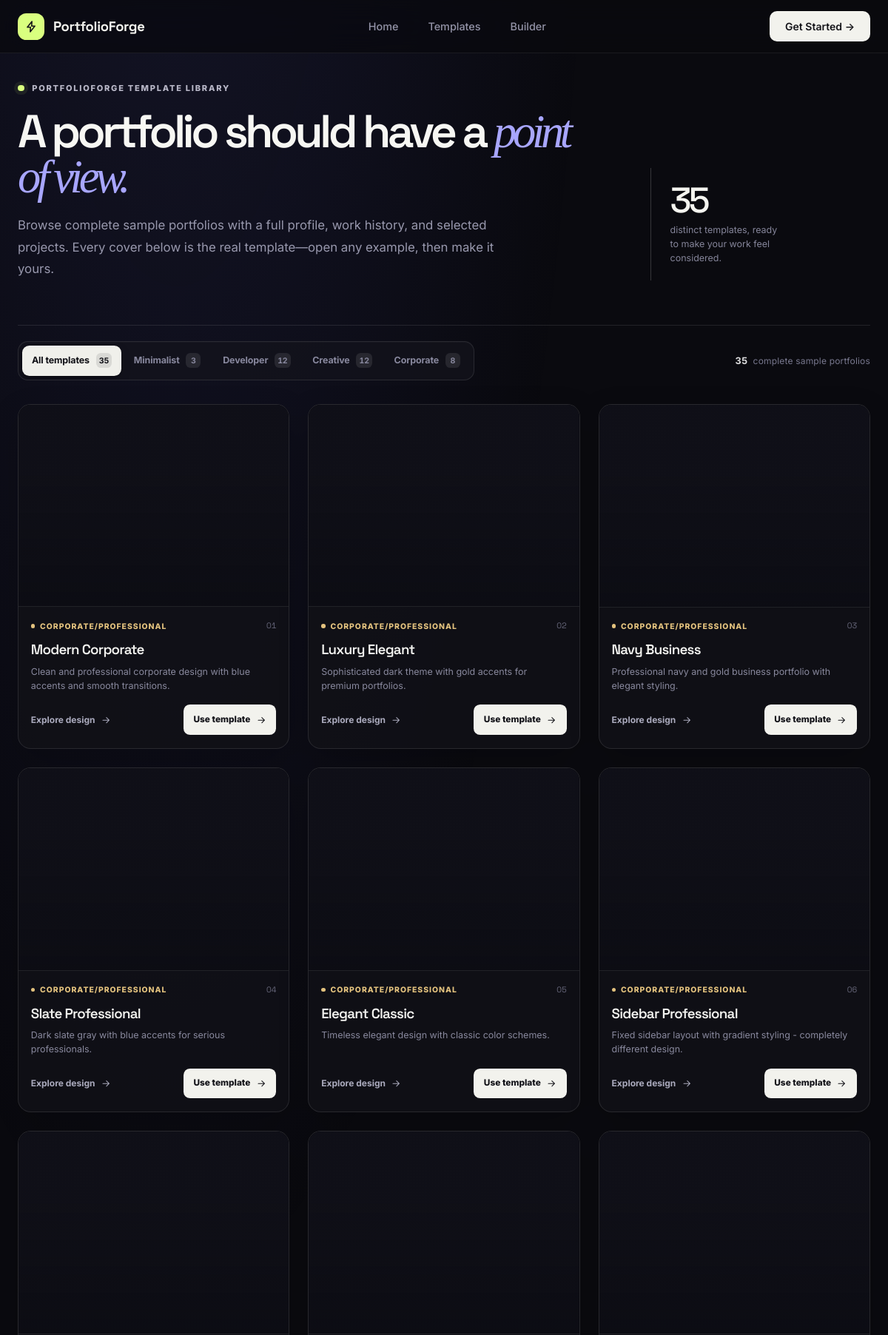
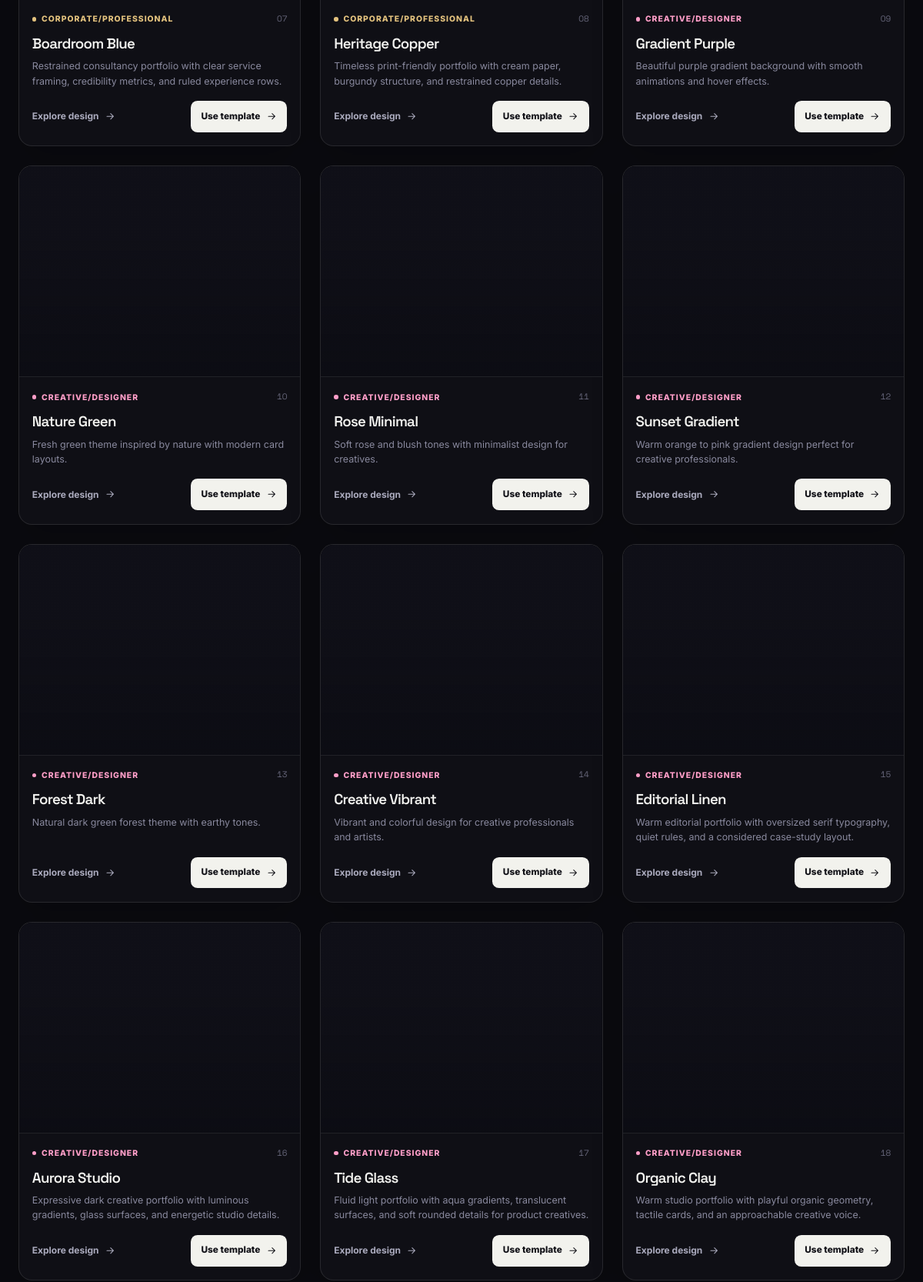
Page /gallery/ (upper part) on the committed database (2 pictures, top to bottom).
### portfolio/models.py (models this page shows, shortened)
class PortfolioTemplate(models.Model):
    CATEGORY_CHOICES = [
        ('minimalist', 'Minimalist'),
        ('developer', 'Developer-Focused'),
        ('creative', 'Creative/Designer'),
        ('corporate', 'Corporate/Professional'),
        ('latest', 'Latest'),
    ]
    name = models.CharField(max_length=100, unique=True)
    slug = models.SlugField(unique=True)
    description = models.TextField()
    category = models.CharField(max_length=20, choices=CATEGORY_CHOICES)
    color_scheme = models.CharField(max_length=50, default='blue')
    template_file = models.CharField(max_length=200)  # Path to template HTML
    preview_image = models.CharField(max_length=200, null=True, blank=True)
    is_active = models.BooleanField(default=True)
    created_at = models.DateTimeField(auto_now_add=True)
    order = models.IntegerField(default=0)
    class Meta:
        ordering = ['order', 'name']

### portfolio/views.py (the view)
# urls.py: path('gallery/', views.gallery, name='gallery'),
def gallery(request):
    templates = PortfolioTemplate.objects.filter(is_active=True).order_by('category', 'order', 'name')
    active_qs = PortfolioTemplate.objects.filter(is_active=True)
    category_counts = {
        'all':        active_qs.count(),
        'minimalist': active_qs.filter(category='minimalist').count(),
        'developer':  active_qs.filter(category='developer').count(),
        'creative':   active_qs.filter(category='creative').count(),
        'corporate':  active_qs.filter(category='corporate').count(),
    }
    return render(request, 'portfolio_gallery.html', {
        'templates': templates,
        'category_counts': category_counts,
    })

### templates/portfolio_gallery.html (shortened to what this page needs)
{% extends 'base.html' %}
{% block content %}
<main class="gallery-page" aria-labelledby="gallery-title">
    <header class="gallery-hero">
        <div>
            <p class="gallery-eyebrow">PortfolioForge template library</p>
            <h1 class="gallery-title" id="gallery-title">A portfolio should have a <em>point of view.</em></h1>
            <p class="gallery-intro">
                Browse complete sample portfolios with a full profile, work history, and selected projects. Every cover below is the real template—open any example, then make it yours.
            </p>
        </div>
        <div class="gallery-proof" aria-label="{{ category_counts.all }} live portfolio templates">
            <strong>{{ category_counts.all }}</strong>
            <span>distinct templates, ready to make your work feel considered.</span>
        </div>
    </header>
    <section class="gallery-toolbar" aria-label="Template controls">
        <div class="filter-nav" role="group" aria-label="Filter templates by category">
            <button class="filter-btn active" type="button" data-category="all" aria-pressed="true">
                All templates <span class="filter-count">{{ category_counts.all }}</span>
            </button>
            <button class="filter-btn" type="button" data-category="minimalist" aria-pressed="false">
                Minimalist <span class="filter-count">{{ category_counts.minimalist }}</span>
            </button>
            <button class="filter-btn" type="button" data-category="developer" aria-pressed="false">
                Developer <span class="filter-count">{{ category_counts.developer }}</span>
            </button>
            <button class="filter-btn" type="button" data-category="creative" aria-pressed="false">
                Creative <span class="filter-count">{{ category_counts.creative }}</span>
            </button>
            <button class="filter-btn" type="button" data-category="corporate" aria-pressed="false">
                Corporate <span class="filter-count">{{ category_counts.corporate }}</span>
            </button>
        </div>
        <p class="gallery-results" aria-live="polite"><strong id="results-count">{{ category_counts.all }}</strong> complete sample portfolios</p>
    </section>
    <section class="templates-grid" id="templates-grid" aria-label="Portfolio templates">
        {% for template in templates %}
        <article class="template-card template-card--{{ template.category }}" data-category="{{ template.category }}" id="template-{{ template.id }}">
            <div class="template-cover">
                <div class="template-cover__canvas">
                    <iframe
                        class="template-cover__frame"
                        src="{% url 'portfolio:template_preview' template.id %}"
                        title="Sample portfolio for {{ template.name }}"
                        loading="lazy"
                        tabindex="-1"
                        aria-hidden="true"></iframe>
                </div>
                <a class="cover-open" href="{% url 'portfolio:template_preview' template.id %}" target="_blank" rel="noopener" aria-label="Explore the {{ template.name }} design">
                </a>
            </div>
            <div class="template-card__body">
                <div class="template-card__meta">
                    <span class="template-category">{{ template.get_category_display }}</span>
                    <span class="template-number">{{ forloop.counter|stringformat:"02d" }}</span>
                </div>
                <h2>{{ template.name }}</h2>
                <p class="template-card__description">{{ template.description }}</p>
                <div class="template-card__actions">
                    <a class="card-preview" href="{% url 'portfolio:template_preview' template.id %}" target="_blank" rel="noopener" aria-label="Explore the {{ template.name }} design">
                        Explore design
                        <svg viewBox="0 0 24 24" aria-hidden="true"><path d="M5 12h14M13 6l6 6-6 6"/></svg>
                    </a>
                    <a class="card-select" href="/form/?template={{ template.id }}" aria-label="Use {{ template.name }} template">
                        Use template
                        <svg viewBox="0 0 24 24" aria-hidden="true"><path d="M5 12h14M13 6l6 6-6 6"/></svg>
                    </a>
                </div>
            </div>
        </article>
        {% empty %}
        <div class="empty-state">
            <h3>No templates found</h3>
            <p>New portfolio systems will appear here as they are added.</p>
        </div>
        {% endfor %}
    </section>
</main>
{% endblock %}

### templates/base.html (shortened to what this page needs)
<!DOCTYPE html>
<html lang="en">
<head>
</head>
<body>
    <nav class="nav">
        <div class="nav-inner">
            <a href="/" class="nav-brand">
                <div class="nav-logo" aria-hidden="true">
                    <svg viewBox="0 0 24 24"><path d="M13.5 2.75 5.25 13h5.65l-.4 8.25L18.75 11h-5.7l.45-8.25Z"/></svg>
                </div>
                <span class="nav-title">PortfolioForge</span>
            </a>
            <div class="nav-links">
                <a href="/" class="nav-link">Home</a>
                <a href="{% url 'gallery' %}" class="nav-link">Templates</a>
                <a href="{% url 'portfolio_form' %}" class="nav-link">Builder</a>
            </div>
            <a href="{% url 'portfolio_form' %}" class="nav-cta">Get Started →</a>
        </div>
    </nav>
    <div class="container">
        {% block content %}{% endblock %}
    </div>
</body>
</html>

### rows in the picture
PortfolioTemplate: category "CORPORATE/PROFESSIONAL", name "Modern Corporate", description "Clean and professional corporate design with blue accents and smooth transitions."
PortfolioTemplate: category "CORPORATE/PROFESSIONAL", name "Luxury Elegant", description "Sophisticated dark theme with gold accents for premium portfolios."
PortfolioTemplate: category "CORPORATE/PROFESSIONAL", name "Navy Business", description "Professional navy and gold business portfolio with elegant styling."
PortfolioTemplate: category "CORPORATE/PROFESSIONAL", name "Slate Professional", description "Dark slate gray with blue accents for serious professionals."
PortfolioTemplate: category "CORPORATE/PROFESSIONAL", name "Elegant Classic", description "Timeless elegant design with classic color schemes."
PortfolioTemplate: category "CORPORATE/PROFESSIONAL", name "Sidebar Professional", description "Fixed sidebar layout with gradient styling - completely different design."
PortfolioTemplate: category "CORPORATE/PROFESSIONAL", name "Boardroom Blue", description "Restrained consultancy portfolio with clear service framing, credibility metrics, and ruled experience rows."
PortfolioTemplate: category "CORPORATE/PROFESSIONAL", name "Heritage Copper", description "Timeless print-friendly portfolio with cream paper, burgundy structure, and restrained copper details."
PortfolioTemplate: category "CREATIVE/DESIGNER", name "Gradient Purple", description "Beautiful purple gradient background with smooth animations and hover effects."
PortfolioTemplate: category "CREATIVE/DESIGNER", name "Nature Green", description "Fresh green theme inspired by nature with modern card layouts."
PortfolioTemplate: category "CREATIVE/DESIGNER", name "Rose Minimal", description "Soft rose and blush tones with minimalist design for creatives."
PortfolioTemplate: category "CREATIVE/DESIGNER", name "Sunset Gradient", description "Warm orange to pink gradient design perfect for creative professionals."
PortfolioTemplate: category "CREATIVE/DESIGNER", name "Forest Dark", description "Natural dark green forest theme with earthy tones."
PortfolioTemplate: category "CREATIVE/DESIGNER", name "Creative Vibrant", description "Vibrant and colorful design for creative professionals and artists."
PortfolioTemplate: category "CREATIVE/DESIGNER", name "Editorial Linen", description "Warm editorial portfolio with oversized serif typography, quiet rules, and a considered case-study layout."
PortfolioTemplate: category "CREATIVE/DESIGNER", name "Aurora Studio", description "Expressive dark creative portfolio with luminous gradients, glass surfaces, and energetic studio details."
PortfolioTemplate: category "CREATIVE/DESIGNER", name "Tide Glass", description "Fluid light portfolio with aqua gradients, translucent surfaces, and soft rounded details for product creatives."
PortfolioTemplate: category "CREATIVE/DESIGNER", name "Organic Clay", description "Warm studio portfolio with playful organic geometry, tactile cards, and an approachable creative voice."

### other values in the picture
{{ category_counts.all }} "35"
{{ category_counts.minimalist }} "3"
{{ category_counts.developer }} "12"
{{ category_counts.creative }} "12"
{{ category_counts.corporate }} "8"
